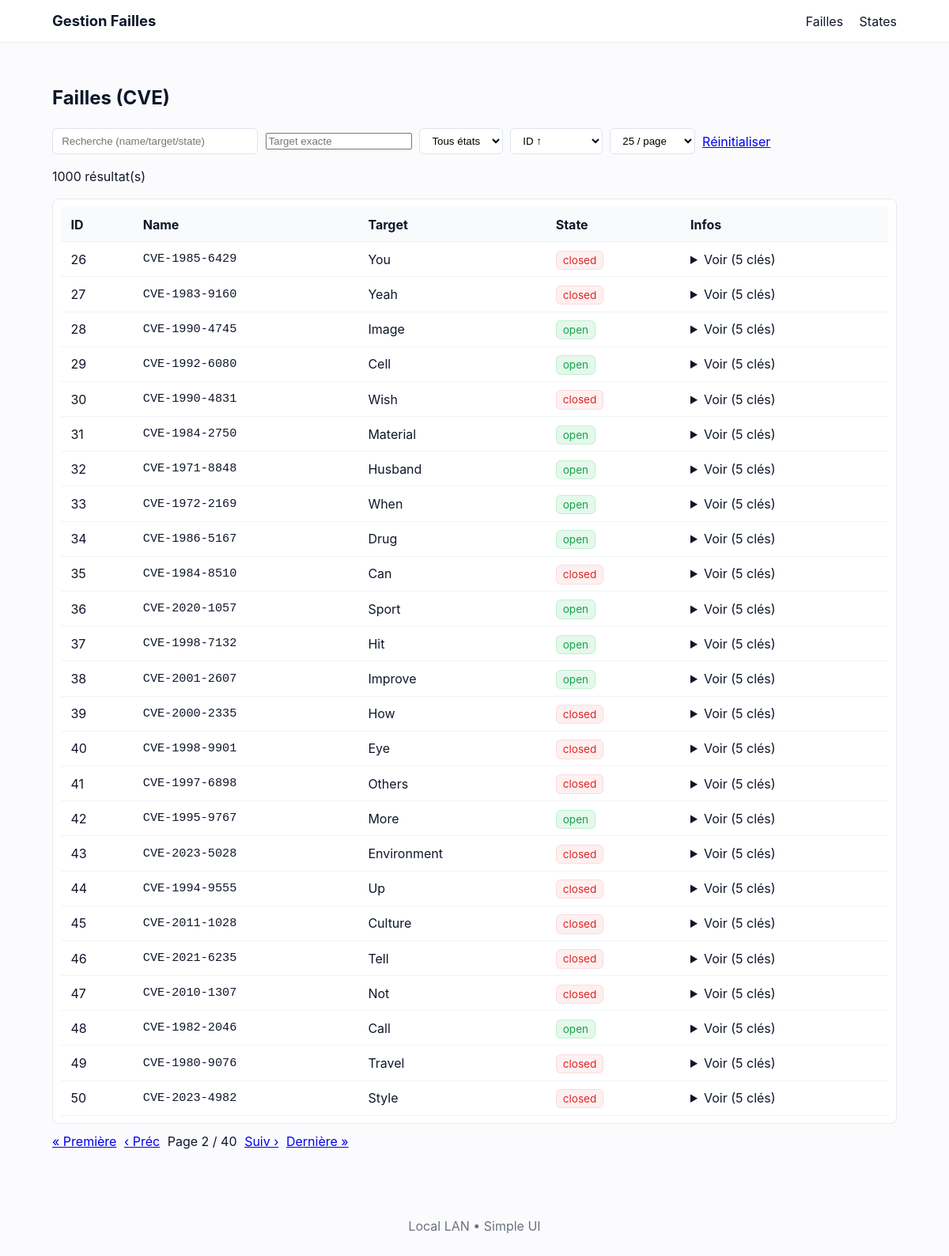
The app's page /failles?q=&target=&state=&sort=id_asc&size=25&page=2 with its own data.
### tables this page shows
CREATE TABLE cve (
        id      INTEGER PRIMARY KEY AUTOINCREMENT,
        name    TEXT NOT NULL,
        target  TEXT NOT NULL,
        state   TEXT NOT NULL,
        infos   TEXT NOT NULL
    );

### main.py (the view)
@app.get("/failles", response_class=HTMLResponse)
def failles_page(
    request: Request,
    q: Optional[str] = Query(default=None),
    target: Optional[str] = Query(default=None),
    state: Optional[str] = Query(default=None),
    sort: str = Query(default="id_asc"),
    page: int = Query(default=1, ge=1),
    size: int = Query(default=25, ge=1, le=200),
):
    if q is not None:
        q = q.strip() or None
    if target is not None:
        target = target.strip() or None
    if state is not None:
        state = state.strip() or None
    total = count_cves(q=q, target=target, state=state)
    rows = list_cves_paged(
        q=q,
        target=target,
        state=state,
        sort=sort,
        page=page,
        page_size=size,
    )
    total_pages = max(1, (total + size - 1) // size)
    context = {
        "request": request,
        "rows": rows,
        "total": total,
        "page": page,
        "size": size,
        "total_pages": total_pages,
        "q": q or "",
        "target": target or "",
        "state": state or "",
        "sort": sort,
    }
    return templates.TemplateResponse("failles.html", context)

### Web_app/templates/failles.html (shortened to what this page needs)
{% extends "base.html" %}
{% block content %}
<h2>Failles (CVE)</h2>
<form method="get" id="filtersForm" class="controls">
  <input type="search"
        name="q"
        placeholder="Recherche (name/target/state)"
        value="{{ q }}"
        onkeydown="if(event.key === 'Enter'){ resetAndSend(); }">
  <input type="text" name="target" placeholder="Target exacte"
         value="{{ target }}"
         onkeydown="if(event.key === 'Enter'){ resetAndSend(); }">
  <select name="state" onchange="autoSubmitNow()">
    <option value="" {{ ''==state and 'selected' or '' }}>Tous états</option>
  </select>
  <select name="sort" onchange="autoSubmitNow()">
    <option value="id_asc"   {{ sort=='id_asc' and 'selected' or '' }}>ID ↑</option>
  </select>
  <select name="size" onchange="autoSubmitNow()">
    {% for s in [10,25,50,100] %}
      <option value="{{s}}" {{ s==size and 'selected' or '' }}>{{s}} / page</option>
    {% endfor %}
  </select>
  <a class="btn" href="{{ request.url_for('failles_page') }}">Réinitialiser</a>
</form>
<p class="muted">{{ total }} résultat(s)</p>
<div class="table-wrap">
  <table class="table">
    <thead>
      <tr>
        <th>ID</th><th>Name</th><th>Target</th><th>State</th><th>Infos</th>
      </tr>
    </thead>
    <tbody>
      {% if rows %}
        {% for r in rows %}
        <tr>
          <td>{{ r.id }}</td>
          <td class="mono">{{ r.name }}</td>
          <td>{{ r.target }}</td>
          <td><span class="state {{ r.state }}">{{ r.state }}</span></td>
          <td>
            <details>
              <summary>Voir ({{ r.infos|length }} clés)</summary>
            </details>
          </td>
        </tr>
        {% endfor %}
      {% else %}
        <tr><td colspan="5">Aucun résultat</td></tr>
      {% endif %}
    </tbody>
  </table>
</div>
{% macro qlink(p) -%}
  {{ request.url_for('failles_page')
     ~ '?q=' ~ q
     ~ '&target=' ~ target
     ~ '&state=' ~ state
     ~ '&sort=' ~ sort
     ~ '&size=' ~ size
     ~ '&page=' ~ p
  }}
{%- endmacro %}
<div class="pagination">
  {% set prev = page - 1 if page > 1 else 1 %}
  {% set next = page + 1 if page < total_pages else total_pages %}
  <a class="btn" href="{{ qlink(1) }}">« Première</a>
  <a class="btn" href="{{ qlink(prev) }}">‹ Préc</a>
  <span>Page {{ page }} / {{ total_pages }}</span>
  <a class="btn" href="{{ qlink(next) }}">Suiv ›</a>
  <a class="btn" href="{{ qlink(total_pages) }}">Dernière »</a>
</div>
{% endblock %}

### Web_app/static/css/style.css (style rules this page uses)
:root { --bg: #fbfbfd; --card: #ffffff; --muted: #6b7280; --accent: #2b6cb0; --success: #16a34a; --danger: #dc2626; --container: 1100px; }
* { box-sizing: border-box }
body { font-family: Inter, ui-sans-serif, system-ui, -apple-system, "Segoe UI", Roboto, "Helvetica Neue", Arial; background: var(--bg); color: #0f172a; margin: 0; line-height: 1.5 }
.table-wrap { overflow: auto; background: var(--card); border: 1px solid #e6e9ef; border-radius: 8px; padding: .6rem }
.table { width: 100%; border-collapse: collapse }
.table th, .table td { padding: .6rem .8rem; text-align: left; border-bottom: 1px solid #f0f3f7 }
.table th { background: #f8fafc; position: sticky; top: 0 }
.controls { display: flex; gap: .6rem; flex-wrap: wrap; align-items: center; margin-bottom: .8rem }
.controls input[type="search"] { padding: .5rem .7rem; min-width: 260px; border-radius: 6px; border: 1px solid #dbe4ef }
.controls select, .controls button { padding: .45rem .7rem; border-radius: 6px; border: 1px solid #dbe4ef; background: white }
.state { padding: .2rem .5rem; border-radius: 6px; font-size: .85rem }
.state.open { background: rgba(34, 197, 94, 0.12); color: var(--success); border: 1px solid rgba(34, 197, 94, 0.18) }
.state.closed { background: rgba(239, 68, 68, 0.08); color: var(--danger); border: 1px solid rgba(239, 68, 68, 0.12) }
.mono { font-family: monospace; font-size: .95rem }
.pagination { display: flex; gap: .6rem; align-items: center; margin-top: .6rem }

### records on screen
cve: id "26", name "CVE-1985-6429", target "You", state "closed", infos|length "5"
cve: id "27", name "CVE-1983-9160", target "Yeah", state "closed", infos|length "5"
cve: id "28", name "CVE-1990-4745", target "Image", state "open", infos|length "5"
cve: id "29", name "CVE-1992-6080", target "Cell", state "open", infos|length "5"
cve: id "30", name "CVE-1990-4831", target "Wish", state "closed", infos|length "5"
cve: id "31", name "CVE-1984-2750", target "Material", state "open", infos|length "5"
cve: id "32", name "CVE-1971-8848", target "Husband", state "open", infos|length "5"
cve: id "33", name "CVE-1972-2169", target "When", state "open", infos|length "5"
cve: id "34", name "CVE-1986-5167", target "Drug", state "open", infos|length "5"
cve: id "35", name "CVE-1984-8510", target "Can", state "closed", infos|length "5"
cve: id "36", name "CVE-2020-1057", target "Sport", state "open", infos|length "5"
cve: id "37", name "CVE-1998-7132", target "Hit", state "open", infos|length "5"
cve: id "38", name "CVE-2001-2607", target "Improve", state "open", infos|length "5"
cve: id "39", name "CVE-2000-2335", target "How", state "closed", infos|length "5"
cve: id "40", name "CVE-1998-9901", target "Eye", state "closed", infos|length "5"
cve: id "41", name "CVE-1997-6898", target "Others", state "closed", infos|length "5"
cve: id "42", name "CVE-1995-9767", target "More", state "open", infos|length "5"
cve: id "43", name "CVE-2023-5028", target "Environment", state "closed", infos|length "5"
cve: id "44", name "CVE-1994-9555", target "Up", state "closed", infos|length "5"
cve: id "45", name "CVE-2011-1028", target "Culture", state "closed", infos|length "5"
cve: id "46", name "CVE-2021-6235", target "Tell", state "closed", infos|length "5"
cve: id "47", name "CVE-2010-1307", target "Not", state "closed", infos|length "5"
cve: id "48", name "CVE-1982-2046", target "Call", state "open", infos|length "5"
cve: id "49", name "CVE-1980-9076", target "Travel", state "closed", infos|length "5"
cve: id "50", name "CVE-2023-4982", target "Style", state "closed", infos|length "5"

### other values on screen
{{ total }} "1000"
{{ page }} "2"
{{ total_pages }} "40"
form field size "25 / page"
